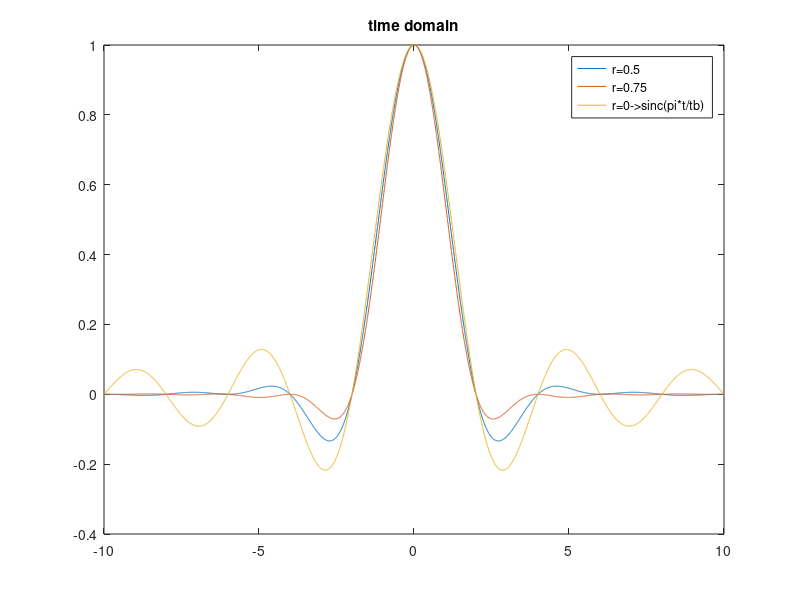
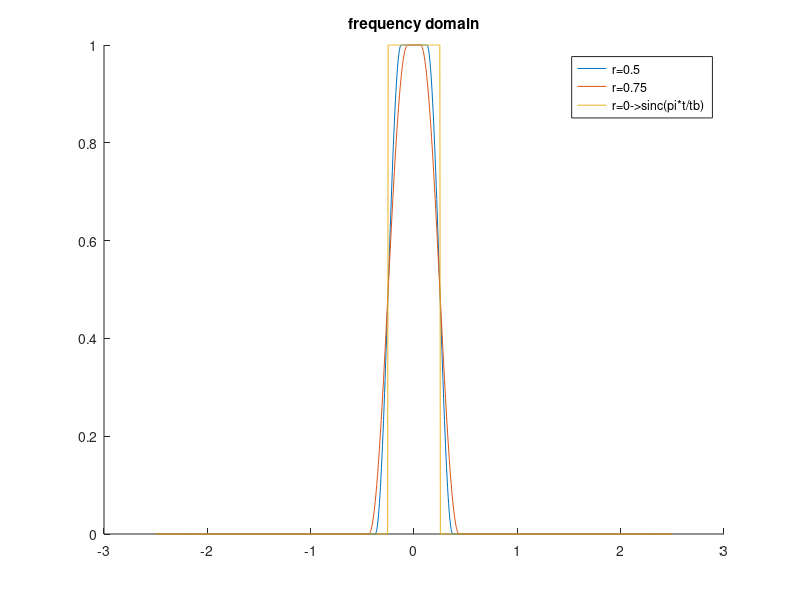

Write the MATLAB code that produced these figures, in order.
%raised cosine
tb=2;  
t=-10:1/(100*tb):10; %time vector

r=0.5; %roll off factor=0.5
p=(sin(pi*t/tb)./(pi*t/tb)).*(cos((pi*t/tb)*r)./(1-(4*r*r.*t.*t/(tb*tb)))); %p(t)
plot(t,p)

hold on

r=0.75; %roll off factor=0.75
p=(sin(pi*t/tb)./(pi*t/tb)).*(cos((pi*t/tb)*r)./(1-(4*r*r.*t.*t/(tb*tb)))); %p(t)
plot(t,p)

r=0; %roll off factor=0 [sinc function]
p=(sin(pi*t/tb)./(pi*t/tb)).*(cos((pi*t/tb)*r)./(1-(4*r*r.*t.*t/(tb*tb)))); %p(t)
plot(t,p)
legend("r=0.5","r=0.75","r=0->sinc(pi*t/tb)")
title("time domain")


%frequency response of raised cosine
figure
f=-5/tb:1/(100*tb):5/tb;  %frequency range

r=0.5;
P=[]; %frequency response to be calculated
for i=1:length(f) %calculating frequency response at each point
    if(abs(f(i))<=((1-r)/(2*tb)))
        P=[P 1];
    else if(abs(f(i))<=((1+r)/(2*tb)) && abs(f(i))>((1-r)/(2*tb)))
            P=[P (0.5*(1+cos(pi*tb/r*(abs(f(i))-((1-r)/(2*tb))))))];  
    else
        P=[P 0];
        end
    end
end
hold on
plot(f,P)


r=0.75; 
P=[]; %frequency response to be calculated
for i=1:length(f) %calculating frequency response at each point
    if(abs(f(i))<=((1-r)/(2*tb)))
        P=[P 1];
    else if(abs(f(i))<=((1+r)/(2*tb)) && abs(f(i))>((1-r)/(2*tb)))
            P=[P (0.5*(1+cos(pi*tb/r*(abs(f(i))-((1-r)/(2*tb))))))];  
    else
        P=[P 0];
        end
    end
end

plot(f,P)

r=0;   %at r=0 raised cosine is basically a sinc function
P=[];  %frequency response to be calculated
for i=1:length(f)  %calculating frequency response at each point
    if(abs(f(i))<=((1-r)/(2*tb)))
        P=[P 1];
    else if(abs(f(i))<=((1+r)/(2*tb)) && abs(f(i))>((1-r)/(2*tb)))
            P=[P (0.5*(1+cos(pi*tb/r*(abs(f(i))-((1-r)/(2*tb))))))];  
    else
        P=[P 0];
        end
    end
end
hold on
plot(f,P)
legend("r=0.5","r=0.75","r=0->sinc(pi*t/tb)")
title("frequency domain")

%%we can see that the sinc function has a lesser bandwith than the raised
%%cosine. we know that bandwidth= ((1+r)/2)*(1/tb). so it is directly
%%proportional to r. more the r, more is the bandwidth.

%%i chose to not go with the fft function in matlab because of many 
%%failed attempts to get the plot right after using the same. most of
%%the times i was getting NaN as an output, and on setting a specified
%%range, the output came out wrong. so i manually implemented the frequency
%%domain representation of the signals.
            


